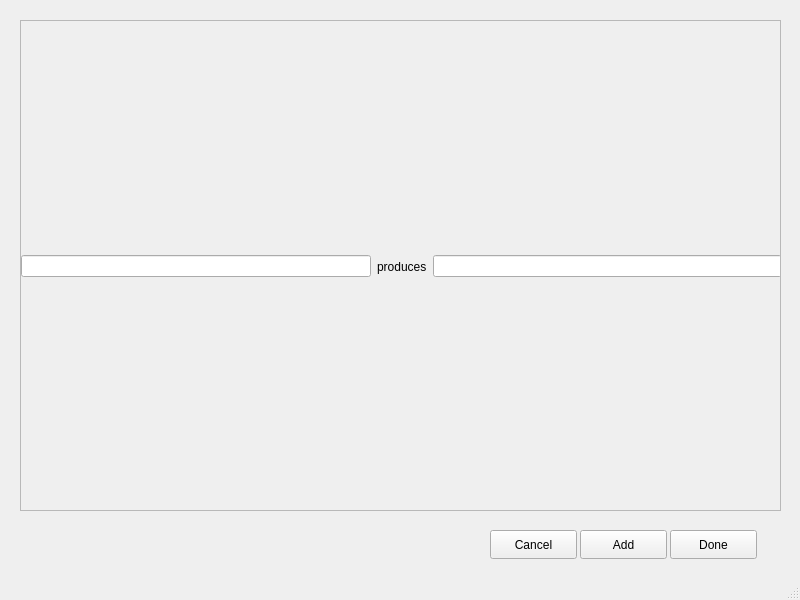
<?xml version="1.0" encoding="UTF-8"?>
<ui version="4.0">
 <class>MainWindow</class>
 <widget class="QMainWindow" name="MainWindow">
  <property name="geometry">
   <rect>
    <x>0</x>
    <y>0</y>
    <width>800</width>
    <height>600</height>
   </rect>
  </property>
  <property name="windowTitle">
   <string>MainWindow</string>
  </property>
  <widget class="QWidget" name="centralwidget">
   <widget class="QScrollArea" name="scrollArea">
    <property name="geometry">
     <rect>
      <x>20</x>
      <y>20</y>
      <width>761</width>
      <height>491</height>
     </rect>
    </property>
    <property name="widgetResizable">
     <bool>true</bool>
    </property>
    <widget class="QWidget" name="scrollAreaWidgetContents">
     <property name="geometry">
      <rect>
       <x>0</x>
       <y>0</y>
       <width>759</width>
       <height>489</height>
      </rect>
     </property>
     <widget class="QWidget" name="horizontalLayoutWidget">
      <property name="geometry">
       <rect>
        <x>0</x>
        <y>0</y>
        <width>761</width>
        <height>491</height>
       </rect>
      </property>
      <layout class="QHBoxLayout" name="horizontalLayout">
       <item>
        <widget class="QLineEdit" name="producer"/>
       </item>
       <item>
        <widget class="QLabel" name="label">
         <property name="text">
          <string>produces</string>
         </property>
        </widget>
       </item>
       <item>
        <widget class="QLineEdit" name="production"/>
       </item>
      </layout>
     </widget>
    </widget>
   </widget>
   <widget class="QPushButton" name="button_add">
    <property name="geometry">
     <rect>
      <x>580</x>
      <y>530</y>
      <width>87</width>
      <height>29</height>
     </rect>
    </property>
    <property name="text">
     <string>Add</string>
    </property>
   </widget>
   <widget class="QPushButton" name="button_done">
    <property name="geometry">
     <rect>
      <x>670</x>
      <y>530</y>
      <width>87</width>
      <height>29</height>
     </rect>
    </property>
    <property name="text">
     <string>Done</string>
    </property>
   </widget>
   <widget class="QPushButton" name="button_cancel">
    <property name="geometry">
     <rect>
      <x>490</x>
      <y>530</y>
      <width>87</width>
      <height>29</height>
     </rect>
    </property>
    <property name="text">
     <string>Cancel</string>
    </property>
   </widget>
  </widget>
  <widget class="QMenuBar" name="menubar">
   <property name="geometry">
    <rect>
     <x>0</x>
     <y>0</y>
     <width>800</width>
     <height>23</height>
    </rect>
   </property>
  </widget>
  <widget class="QStatusBar" name="statusbar"/>
 </widget>
 <resources/>
 <connections/>
</ui>
